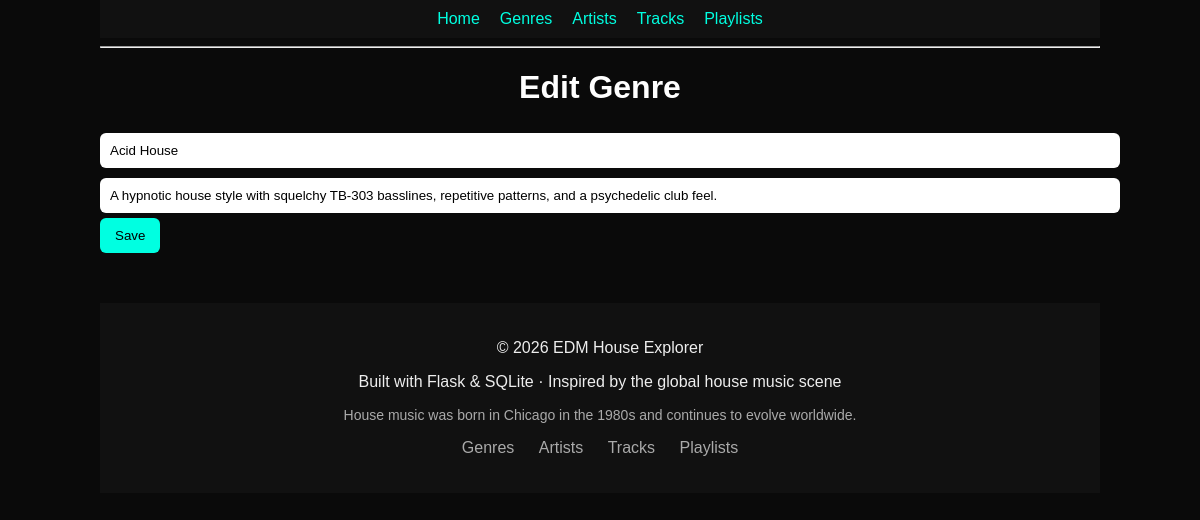
/edit_genre/2, run on the app's committed database.
### tables this page shows
CREATE TABLE genres (
        id INTEGER PRIMARY KEY AUTOINCREMENT,
        name TEXT NOT NULL,
        description TEXT
    );

### app.py (the view, shortened to what this page needs)
@app.route("/edit_genre/<int:id>", methods=["GET", "POST"])
def edit_genre(id):
    conn = sqlite3.connect("database.db")
    cursor = conn.cursor()
    cursor.execute("SELECT * FROM genres WHERE id=?", (id,))
    genre = cursor.fetchone()
    conn.close()
    return render_template("edit_genre.html", genre=genre)

### templates/edit_genre.html
{% extends "base.html" %}
{% block content %}
<h1>Edit Genre</h1>
<form method="POST">
    <input type="text" name="name" value="{{ genre[1] }}" required>
    <input type="text" name="description" value="{{ genre[2] }}">
    <button type="submit">Save</button>
</form>
{% endblock %}

### static/style.css (style rules this page uses)
body { background-color: #0a0a0a; color: white; font-family: Arial, sans-serif; max-width: 1000px; margin: auto; }
input, select { width: 100%; padding: 10px; margin: 5px 0; border-radius: 6px; border: none; }
button { padding: 10px 15px; background: #00ffe1; border: none; border-radius: 6px; cursor: pointer; }
h1 { text-align: center; }

### data on the page
genres: name "Acid House", description "A hypnotic house style with squelchy TB-303 basslines, repetitive patterns, and a psychedelic club feel."
